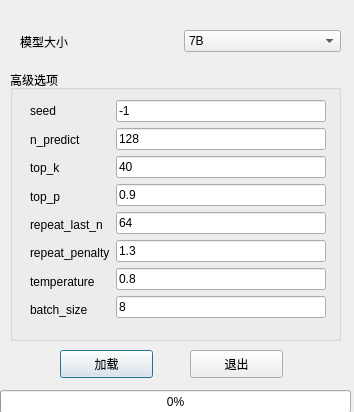
<?xml version="1.0" encoding="UTF-8"?>
<ui version="4.0">
 <class>Dialog</class>
 <widget class="QDialog" name="Dialog">
  <property name="geometry">
   <rect>
    <x>0</x>
    <y>0</y>
    <width>354</width>
    <height>412</height>
   </rect>
  </property>
  <property name="windowTitle">
   <string>Dialog</string>
  </property>
  <widget class="QGroupBox" name="groupModelSetting">
   <property name="geometry">
    <rect>
     <x>10</x>
     <y>70</y>
     <width>331</width>
     <height>271</height>
    </rect>
   </property>
   <property name="title">
    <string>高级选项</string>
   </property>
   <widget class="QWidget" name="layoutWidget">
    <property name="geometry">
     <rect>
      <x>20</x>
      <y>30</y>
      <width>296</width>
      <height>221</height>
     </rect>
    </property>
    <layout class="QHBoxLayout" name="horizontalLayout_2">
     <item>
      <layout class="QVBoxLayout" name="verticalLayout_2">
       <item>
        <widget class="QLabel" name="label_2">
         <property name="text">
          <string>seed</string>
         </property>
        </widget>
       </item>
       <item>
        <widget class="QLabel" name="label_3">
         <property name="text">
          <string>n_predict</string>
         </property>
        </widget>
       </item>
       <item>
        <widget class="QLabel" name="label_4">
         <property name="text">
          <string>top_k</string>
         </property>
        </widget>
       </item>
       <item>
        <widget class="QLabel" name="label_5">
         <property name="text">
          <string>top_p</string>
         </property>
        </widget>
       </item>
       <item>
        <widget class="QLabel" name="label_6">
         <property name="text">
          <string>repeat_last_n</string>
         </property>
        </widget>
       </item>
       <item>
        <widget class="QLabel" name="label_7">
         <property name="text">
          <string>repeat_penalty</string>
         </property>
        </widget>
       </item>
       <item>
        <widget class="QLabel" name="label_8">
         <property name="text">
          <string>temperature</string>
         </property>
        </widget>
       </item>
       <item>
        <widget class="QLabel" name="label_9">
         <property name="text">
          <string>batch_size</string>
         </property>
        </widget>
       </item>
      </layout>
     </item>
     <item>
      <layout class="QVBoxLayout" name="verticalLayout">
       <item>
        <widget class="QLineEdit" name="seed">
         <property name="text">
          <string>-1</string>
         </property>
        </widget>
       </item>
       <item>
        <widget class="QLineEdit" name="n_predict">
         <property name="text">
          <string>128</string>
         </property>
        </widget>
       </item>
       <item>
        <widget class="QLineEdit" name="top_k">
         <property name="text">
          <string>40</string>
         </property>
        </widget>
       </item>
       <item>
        <widget class="QLineEdit" name="top_p">
         <property name="text">
          <string>0.9</string>
         </property>
        </widget>
       </item>
       <item>
        <widget class="QLineEdit" name="repeat_last_n">
         <property name="text">
          <string>64</string>
         </property>
        </widget>
       </item>
       <item>
        <widget class="QLineEdit" name="repeat_penalty">
         <property name="text">
          <string>1.3</string>
         </property>
        </widget>
       </item>
       <item>
        <widget class="QLineEdit" name="temperature">
         <property name="text">
          <string>0.8</string>
         </property>
        </widget>
       </item>
       <item>
        <widget class="QLineEdit" name="batch_size">
         <property name="text">
          <string>8</string>
         </property>
        </widget>
       </item>
      </layout>
     </item>
    </layout>
   </widget>
  </widget>
  <widget class="QPushButton" name="Btn_load">
   <property name="geometry">
    <rect>
     <x>60</x>
     <y>350</y>
     <width>93</width>
     <height>28</height>
    </rect>
   </property>
   <property name="text">
    <string>加载</string>
   </property>
  </widget>
  <widget class="QPushButton" name="pushButton">
   <property name="geometry">
    <rect>
     <x>190</x>
     <y>350</y>
     <width>93</width>
     <height>28</height>
    </rect>
   </property>
   <property name="text">
    <string>退出</string>
   </property>
  </widget>
  <widget class="QProgressBar" name="progressBar_load">
   <property name="geometry">
    <rect>
     <x>0</x>
     <y>390</y>
     <width>351</width>
     <height>23</height>
    </rect>
   </property>
   <property name="value">
    <number>0</number>
   </property>
  </widget>
  <widget class="QWidget" name="layoutWidget">
   <property name="geometry">
    <rect>
     <x>20</x>
     <y>30</y>
     <width>321</width>
     <height>23</height>
    </rect>
   </property>
   <layout class="QHBoxLayout" name="horizontalLayout">
    <item>
     <widget class="QLabel" name="label">
      <property name="text">
       <string>模型大小</string>
      </property>
     </widget>
    </item>
    <item>
     <widget class="QComboBox" name="modelSize">
      <item>
       <property name="text">
        <string>7B</string>
       </property>
      </item>
      <item>
       <property name="text">
        <string>13B</string>
       </property>
      </item>
      <item>
       <property name="text">
        <string>30B</string>
       </property>
      </item>
      <item>
       <property name="text">
        <string>65B</string>
       </property>
      </item>
     </widget>
    </item>
   </layout>
  </widget>
 </widget>
 <resources/>
 <connections/>
</ui>
